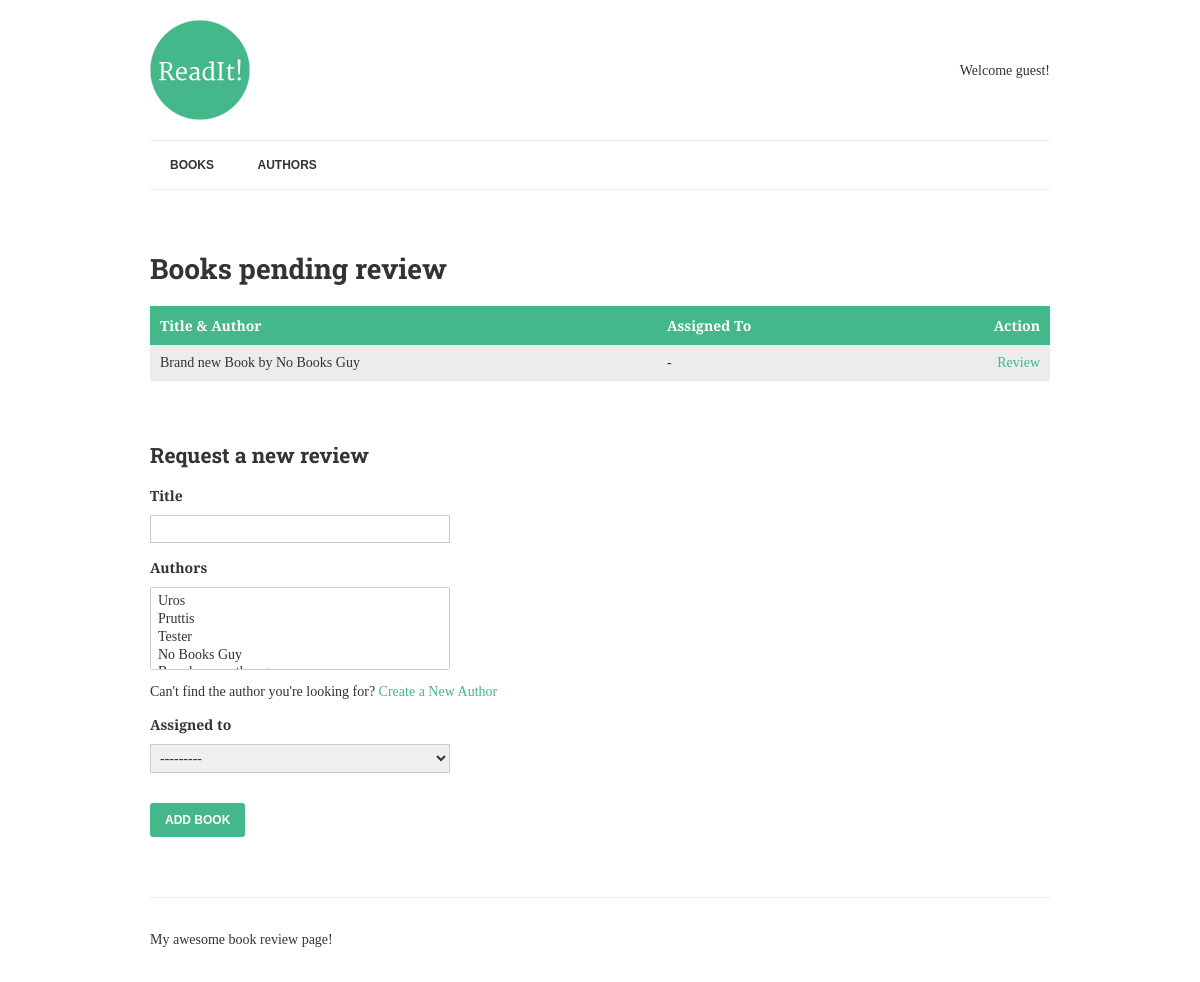
/review/, run on an earlier commit of the app's database.
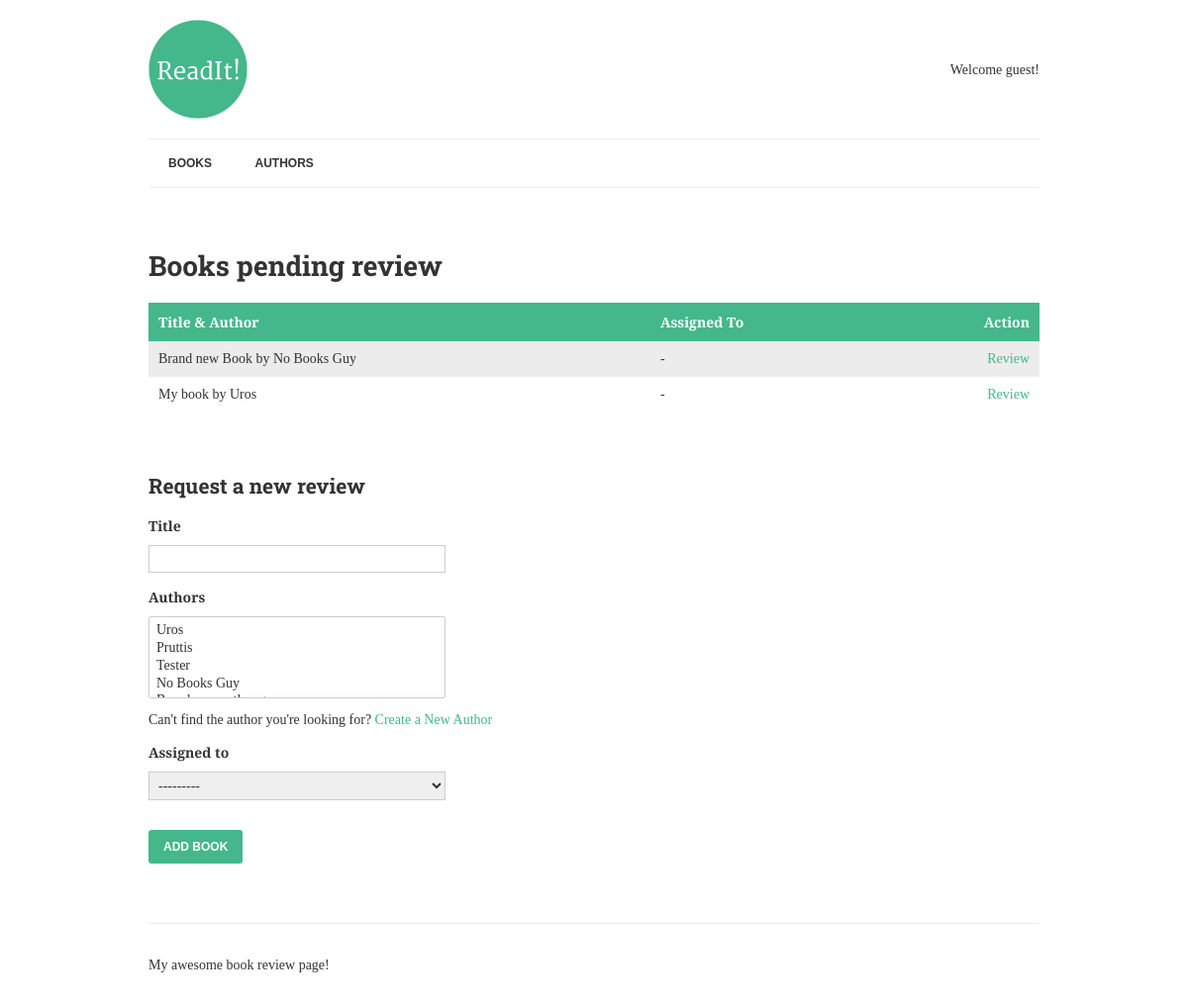
And on a later commit of the database.
### books/models.py (models this page shows, shortened)
class Book(models.Model):
    title = models.CharField(max_length=150)
    authors = models.ManyToManyField("Author", related_name="books")
    review = models.TextField(blank=True, null=True)
    reviewed_by = models.ForeignKey(User, blank=True, null=True, related_name="reviews")
    date_reviewed = models.DateTimeField(blank=True, null=True)
    is_favourite = models.BooleanField(default=False, verbose_name="Favourite?")
    def list_authors(self):
        return ", ".join([author.name for author in self.authors.all()])

class Author(models.Model):
    name = models.CharField(max_length=70, help_text="Use alias not real name", unique=True)
    def __str__(self):
        return self.name

### books/views.py (the view, shortened to what this page needs)
# urls.py: url(r'^review/$', ReviewList.as_view(), name='review-books'),
class ReviewList(View):
    def get(self, request):
        books = Book.objects.filter(date_reviewed__isnull=True).prefetch_related('authors')
        context = {
            'books': books,
            'form': BookForm,
        }
        return render(request, "list-to-review.html", context)

### books/templates/list-to-review.html (shortened to what this page needs)
{% extends "base.html" %}
{% block content %}
	<h1>Books pending review</h1>
	{% if books %}
		<table>
			<thead>
				<th>Title &amp; Author</th>
				<th>Assigned To</th>
				<th class="align-right">Action</th>
			</thead>
			<tbody>
				{% for book in books %}
					<tr>
						<td class="title">
							{{ book.title }} by {{ book.list_authors }}
						</td>
						<td>
							{% if book.reviewed_by == request.user %}
								<span class="highlight">Me</span>
							{% elif book.reviewed_by %}
								{{ book.reviewed_by.get_full_name|default:book.reviewed_by.username }}
							{% else %}
								-
							{% endif %}
						</td>
						<td class="align-right">
							<a href="{% url 'review-book' book.pk %}">Review</a>
						</td>
					</tr>
				{% endfor %}
			</tbody>
		</table>
	{% else %}
		<p>There are no books waiting to be reviewed.  Good job!</p>
	{% endif %}
	<h2>Request a new review</h2>
	<form method="post">
		<label>{{ form.title.label }}</label>
		{{ form.title }}
		<label>{{ form.authors.label }}</label>
		{{ form.authors }}
		<p>Can't find the author you're looking for? <a href="{% url 'add-author' %}">Create a New Author</a></p>
		<label>Assigned to</label>
		{{ form.reviewed_by }}
		<input type="submit" value="Add Book">
	</form>
{% endblock %}

### readit/templates/base.html (shortened to what this page needs)
{% load static %}
<!DOCTYPE html>
<html lang="en">
<head>
    <link rel="stylesheet" href="{% static 'css/normalize.css' %}">
    <link rel="stylesheet" href="{% static 'css/style.css' %}">
</head>
<body>
    <div class="container">
        <header>
            <img src="{% static 'img/logo.png' %}" alt="ReadIt!" class="logo" />
            <div class="welcome">
                {% if request.user.is_authenticated %}
                    <p>Hello {{ request.user.username|title }}, you last logged in at {{ request.user.last_login|date:"D d M Y" }}</p>
                {% else %}
                    <p>Welcome guest!</p>
                {% endif %}
            </div>
        </header>
        <nav>
            <a href="{% url 'books'%}">Books</a>
            <a href="{% url 'authors'%}">Authors</a>
        </nav>
        <main>
            {% block content%}{% endblock %}
        </main>
        <footer>
            <p>My awesome book review page!</p>
        </footer>
    </div>
</body>
</html>

### readit/static/css/style.css (style rules this page uses)
.align-right { text-align: right; }
.container { width: 900px; max-width: 90%; margin: 0 auto; padding: 0; }
header { border-bottom: 1px solid #ececec; padding: 20px 0; display: table; width: 100%; }
footer { border-top: 1px solid #ececec; padding: 20px 0; margin-top: 60px; }
.logo { padding-right: 20px; display: table-cell; }
.welcome { display: table-cell; vertical-align: middle; text-align: right; line-height: 1.5; }
nav { clear: both; border-bottom: 1px solid #ececec; margin-bottom: 60px; }
nav a { font-size: 12px; font-weight: bold; line-height: 18px; padding: 15px 20px; display: inline-block; text-transform: uppercase; font-family: Arial, serif; color: #333; }
body { font-family: 'Merriweather', serif; color: #333; font-size: 14px; }
h1, h2, h3, h4, h5, h6 { font-family: 'Roboto Slab', serif; }
a { color: #44B78B; text-decoration: none; }
table { width: 100%; margin-bottom: 60px; }
table td, th { padding: 10px; text-align: left; }
th { background-color: #44B78B; color: #fff; }
table tr:nth-child(odd) { background-color: #ececec; }
label { display: block; font-weight: bold; margin: 15px 0 10px 0; }
input[type="submit"] { margin-top: 20px; border: 0; background-color: #44B78B; color: #fff; padding: 10px 15px; border-radius: 3px; text-transform: uppercase; font-family: arial, sans-serif; font-size: 12px; font-weight: bold; }
input[type="text"], input[type="password"], select, textarea { border: 1px solid #ccc; padding: 5px; display: block; width: 300px; box-sizing: border-box; margin-bottom: 10px; max-width: 100%; }

What changed in the data, as far as the page shows it:
added Book: title "My book", list_authors "Uros"
